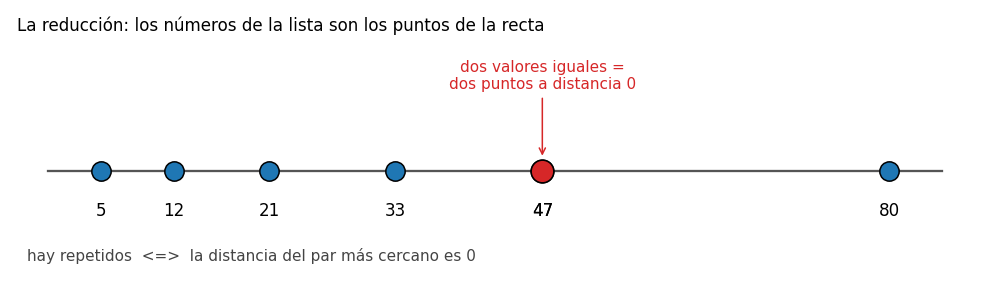

Recreate this plot in Python.
"""
Ejercicio 10: par mas cercano en una dimension.

Dados n numeros reales (una lista, puede haber repetidos), hallar dos que
minimicen |x_i - x_j|.

  1. Ordenar y mirar vecinos: O(n log n), optimo en arboles de decision algebraicos
     (por reduccion desde distincion de elementos).
  2. Rejilla aleatoria incremental: O(n) esperado. Rompe la cota porque usa la parte
     entera y una tabla hash, que ese modelo no tiene.

Uso:
    python ejercicio10_par_cercano_1d.py             # corre los experimentos
    python ejercicio10_par_cercano_1d.py --figuras   # ademas genera png y gif
"""
import math
import random
import sys
import time
from functools import cmp_to_key
from itertools import combinations


# --------------------------------------------------------------------------
# 1. Los algoritmos
# --------------------------------------------------------------------------
def fuerza_bruta(xs):
    """El oraculo: mira todos los pares. O(n^2)."""
    a, b = min(combinations(xs, 2), key=lambda par: abs(par[0] - par[1]))
    return abs(a - b), (a, b)


def ordenando(xs, cuenta=None):
    """Ordenar y mirar solo los pares de vecinos. O(n log n)."""
    def cmp(a, b):
        if cuenta is not None:
            cuenta[0] += 1
        return (a > b) - (a < b)
    ys = sorted(xs, key=cmp_to_key(cmp))
    mejor = (ys[1] - ys[0], (ys[0], ys[1]))
    for k in range(1, len(ys) - 1):
        if cuenta is not None:
            cuenta[0] += 1                       # comparar dos huecos
        if ys[k + 1] - ys[k] < mejor[0]:
            mejor = (ys[k + 1] - ys[k], (ys[k], ys[k + 1]))
    return mejor


def rejilla(xs, semilla=0, traza=None):
    """Incremental y aleatorio. Devuelve (distancia, par, info).

    info: reconstrucciones y operaciones sobre la tabla (consultas + inserciones).
    Cajas de largo delta (la mejor distancia hasta ahora), en una tabla hash.
    """
    pts = list(xs)
    random.Random(semilla).shuffle(pts)
    delta = abs(pts[0] - pts[1])
    par = (pts[0], pts[1])
    info = {"reconstrucciones": 0, "operaciones": 0}
    if delta == 0:
        return 0, par, info

    celda = lambda x: x // delta                  # la parte entera: lo que el modelo no tiene
    tabla = {}
    for x in pts[:2]:
        tabla.setdefault(celda(x), []).append(x)
        info["operaciones"] += 1

    for i in range(2, len(pts)):
        p = pts[i]
        c = celda(p)
        mejor, mejor_q = delta, None
        for dc in (-1, 0, 1):                     # las 3 cajas cercanas
            info["operaciones"] += 1
            for q in tabla.get(c + dc, ()):
                if abs(p - q) < mejor:
                    mejor, mejor_q = abs(p - q), q
        if traza is not None:
            traza.append(dict(i=i, p=p, delta=delta, q=mejor_q, d=mejor, previos=pts[:i],
                              par=par))
        if mejor < delta:                         # delta bajo: reconstruir
            delta, par = mejor, (p, mejor_q)
            info["reconstrucciones"] += 1
            if delta == 0:                        # dos valores iguales
                return 0, par, info
            tabla = {}
            for x in pts[:i + 1]:
                tabla.setdefault(x // delta, []).append(x)
                info["operaciones"] += 1
        else:
            tabla.setdefault(c, []).append(p)
            info["operaciones"] += 1
    return delta, par, info


def hay_repetidos_via_par_cercano(xs, algoritmo):
    """La reduccion: los numeros de la lista son los puntos. Hay repetidos si y solo
    si la distancia minima es 0."""
    return algoritmo(xs)[0] == 0


# --------------------------------------------------------------------------
# 2. Experimentos
# --------------------------------------------------------------------------
def exp_correctitud():
    print("== Correctitud contra la fuerza bruta ==")
    rng = random.Random(1)
    malos = {"ordenando": 0, "rejilla": 0}
    pruebas = 0
    for _ in range(3000):
        n = rng.randint(2, 30)
        if rng.random() < 0.5:
            xs = rng.sample(range(1000), n)                        # enteros distintos
        else:
            xs = [rng.random() * 100 for _ in range(n)]            # reales
        d0 = fuerza_bruta(xs)[0]
        malos["ordenando"] += abs(ordenando(xs)[0] - d0) > 1e-12
        malos["rejilla"] += abs(rejilla(xs, semilla=rng.randrange(10**6))[0] - d0) > 1e-12
        pruebas += 1
    print(f"  {pruebas} pruebas. fallos: ordenando = {malos['ordenando']}, rejilla = {malos['rejilla']}\n")


def exp_reduccion():
    print("== La reduccion: distincion de elementos usando el par mas cercano ==")
    rng = random.Random(2)
    bien = {"ordenando": 0, "rejilla": 0}
    total = 4000
    for _ in range(total):
        n = rng.randint(2, 20)
        xs = [rng.randrange(60) for _ in range(n)]                 # a veces hay repetidos
        verdad = len(set(xs)) < len(xs)
        bien["ordenando"] += hay_repetidos_via_par_cercano(xs, ordenando) == verdad
        bien["rejilla"] += hay_repetidos_via_par_cercano(xs, lambda v: rejilla(v, semilla=7)) == verdad
    print(f"  aciertos de 'hay repetidos?' sobre {total} listas: "
          f"ordenando = {bien['ordenando']}, rejilla = {bien['rejilla']}\n")


def exp_costo():
    print("== Costo: operaciones, no segundos ==")
    print("  ordenando: comparaciones.  rejilla: consultas e inserciones en la tabla.")
    print(f"{'n':>8} {'comparaciones':>14} {'comp. / n':>10} {'ops tabla':>11} {'ops / n':>8} "
          f"{'reconstr.':>10} {'2 ln n':>7}")
    rng = random.Random(3)
    for n in [1_000, 10_000, 100_000]:
        xs = rng.sample(range(100 * n), n)
        cuenta = [0]
        ordenando(xs, cuenta)
        ops, rec, veces = 0, 0, 5
        for s in range(veces):
            _, _, info = rejilla(xs, semilla=s)
            ops += info["operaciones"]
            rec += info["reconstrucciones"]
        print(f"{n:>8,} {cuenta[0]:>14,} {cuenta[0] / n:>10.1f} {ops // veces:>11,} {ops / veces / n:>8.1f} "
              f"{rec / veces:>10.1f} {2 * math.log(n):>7.1f}")
    print()


def exp_tiempos():
    print("== Tiempos (ojo: sorted de Python esta escrito en C, la rejilla no) ==")
    print(f"{'n':>9} {'ordenando':>11} {'rejilla':>9}")
    rng = random.Random(4)
    for n in [10_000, 100_000, 1_000_000]:
        xs = rng.sample(range(100 * n), n)
        t = time.perf_counter(); ys = sorted(xs); min(b - a for a, b in zip(ys, ys[1:])); t1 = time.perf_counter() - t
        t = time.perf_counter(); rejilla(xs); t2 = time.perf_counter() - t
        print(f"{n:>9,} {t1:>10.3f}s {t2:>8.3f}s")
    print()


# --------------------------------------------------------------------------
# 3. Figuras: png y gif (necesita matplotlib y pillow)
# --------------------------------------------------------------------------
def figuras():
    import io
    import matplotlib
    matplotlib.use("Agg")
    import matplotlib.pyplot as plt
    from PIL import Image

    # ---- png: la reduccion
    xs = [12, 47, 5, 33, 47, 80, 21]
    fig, ax = plt.subplots(figsize=(9, 2.6))
    ax.set_xlim(-3, 88); ax.set_ylim(-1.2, 1.6); ax.axis("off")
    ax.plot([0, 85], [0, 0], color="#555", lw=1.5)
    for x in xs:
        rep = xs.count(x) > 1
        ax.scatter([x], [0], s=160 if not rep else 220, zorder=3,
                   color="#d62728" if rep else "#1f77b4", edgecolor="black")
        ax.text(x, -0.55, str(x), ha="center", fontsize=11)
    ax.annotate("dos valores iguales =\ndos puntos a distancia 0", xy=(47, 0.15), xytext=(47, 1.0),
                ha="center", fontsize=10, color="#d62728", arrowprops=dict(arrowstyle="->", color="#d62728"))
    ax.set_title("La reducción: los números de la lista son los puntos de la recta", loc="left", fontsize=11)
    ax.text(-2, -1.1, "hay repetidos  <=>  la distancia del par más cercano es 0", fontsize=10, color="#444")
    fig.tight_layout(); fig.savefig("par1d_reduccion.png", dpi=110); plt.close(fig)

    # ---- gif: la rejilla paso a paso. Se busca un orden con unas pocas reconstrucciones
    base = [7, 91, 40, 62, 15, 78, 33, 54, 22, 85, 3, 68]
    semilla = next(s for s in range(500) if 2 <= rejilla(base, s)[2]["reconstrucciones"] <= 4)
    traza = []
    rejilla(base, semilla, traza)
    pts = list(base)
    random.Random(semilla).shuffle(pts)

    def dibujar(titulo, insertados, delta, p=None, bloque=None, par=None, lineas=()):
        fig, ax = plt.subplots(figsize=(9, 3.6))
        ax.set_xlim(-2, 102); ax.set_ylim(-1.6, 2.0); ax.axis("off")
        ax.set_title(titulo, loc="left", fontsize=10, family="monospace")
        if bloque is not None:
            ax.fill_between([bloque[0], bloque[1]], -0.45, 0.65, color="#d9ecf5", zorder=0)
        k = 0
        while k * delta <= 101:
            ax.plot([k * delta] * 2, [-0.35, 0.55], color="#999", lw=0.9, zorder=1)
            k += 1
        ax.plot([0, 100], [0, 0], color="#555", lw=1.4, zorder=1)
        for x in insertados:
            enpar = par is not None and x in par
            ax.scatter([x], [0.1], s=120, zorder=3, color="#d62728" if enpar else "#1f77b4", edgecolor="black")
            ax.text(x, -0.75, str(x), ha="center", fontsize=8)
        if p is not None:
            ax.scatter([p], [0.1], s=170, zorder=4, color="#ff9f1c", edgecolor="black")
            ax.text(p, 0.8, f"p = {p}", ha="center", fontsize=10, color="#b35c00")
        ax.text(0, 1.5, f"delta = {delta}   (largo de cada caja)", fontsize=10, family="monospace")
        for t, l in enumerate(lineas):
            ax.text(0, -1.2 - 0.35 * t, l, fontsize=9, family="monospace")
        fig.tight_layout()
        buf = io.BytesIO(); fig.savefig(buf, format="png", dpi=90); plt.close(fig)
        buf.seek(0)
        return Image.open(buf).convert("P", palette=Image.ADAPTIVE)

    d0 = abs(pts[0] - pts[1])
    cuadros = [dibujar(f"Empiezo con los dos primeros puntos ({pts[0]} y {pts[1]}): delta = {d0}",
                       pts[:2], d0, par=(pts[0], pts[1]))]
    for t in traza:
        delta = t["delta"]
        c = t["p"] // delta
        bloque = ((c - 1) * delta, (c + 2) * delta)
        cuadros.append(dibujar(f"llega p = {t['p']}: miro solo las 3 cajas de alrededor", t["previos"], delta,
                               p=t["p"], bloque=bloque, par=t["par"],
                               lineas=[f"cajas consultadas: {c - 1}, {c}, {c + 1}"]))
        if t["d"] < delta:
            nuevo = t["d"]
            cuadros.append(dibujar(f"{t['p']} está a {nuevo} de {t['q']}: delta baja de {delta} a {nuevo}",
                                   t["previos"] + [t["p"]], nuevo, par=(t["p"], t["q"]),
                                   lineas=["hay que reconstruir la rejilla con cajas más chicas",
                                           "(pasa pocas veces: con orden al azar, unas 2 ln n)"]))
        else:
            cuadros.append(dibujar(f"no hay nadie a menos de {delta} de {t['p']}: delta no cambia, lo guardo",
                                   t["previos"] + [t["p"]], delta, par=t["par"],
                                   lineas=["costo: 3 consultas a la tabla"]))
    cuadros[0].save("par1d_rejilla.gif", save_all=True, append_images=cuadros[1:], duration=1700, loop=0)
    print("figuras escritas: par1d_reduccion.png, par1d_rejilla.gif")


if __name__ == "__main__":
    exp_correctitud()
    exp_reduccion()
    exp_costo()
    exp_tiempos()
    if "--figuras" in sys.argv:
        figuras()
